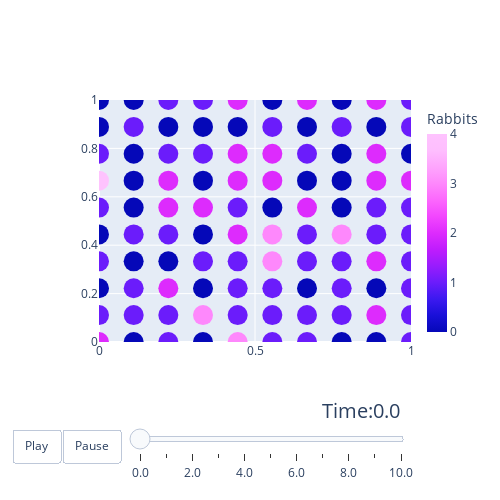

Notebook source saved alongside this figure:
### Markdown cell above
That plot is somewhat boring though, so lets plot the populations of `Rabbits` over time using Plotly anumation.

### Code cell
results.plot_species(
    # Set the target species to visualize
    species='Rabbits',
    
    # Set to True to use Plotly animation
    animated=True,
    
    # Set the size of the Particles
    size=20
)

### Figure 1 — Plotly figure (JSON) as saved in the notebook; plotly's stock layout.template omitted (floating-point values rounded to 4 significant figures)
{"data": [{"marker": {"color": [2, 1, 0, 1, 0, 1, 4, 1, 0, 0, 0, 1, 1, 0, 1, 0, 0, 0, 1, 0, 1, 1, 2, 0, 1, 2, 2, 1, 0, 1, 0, 3, 0, 1, 0, 2, 0, 1, 0, 1, 3, 1, 1, 1, 2, 1, 2, 2, 0, 2, 1, 1, 1, 3, 3, 0, 2, 2, 1, 0, 1, 1, 0, 1, 1, 2, 0, 1, 0, 2, 0, 1, 1, 1, 3, 0, 0, 0, 1, 0, 0, 2, 0, 2, 1, 1, 2, 2, 0, 2, 1, 1, 1, 1, 1, 1, 2, 0, 1, 1], "colorbar": {"thickness": 20, "title": {"text": "Rabbits"}}, "colorscale": [[0, "#0508b8"], [0.08333, "#1910d8"], [0.1667, "#3c19f0"], [0.25, "#6b1cfb"], [0.3333, "#981cfd"], [0.4167, "#bf1cfd"], [0.5, "#dd2bfd"], [0.5833, "#f246fe"], [0.6667, "#fc67fd"], [0.75, "#fe88fc"], [0.8333, "#fea5fd"], [0.9167, "#febefe"], [1, "#fec3fe"]], "size": 20}, "mode": "markers", "name": "Rabbits", "type": "scatter", "x": [0, 0, 0, 0, 0, 0, 0, 0, 0, 0, 0.1111, 0.1111, 0.1111, 0.1111, 0.1111, 0.1111, 0.1111, 0.1111, 0.1111, 0.1111, 0.2222, 0.2222, 0.2222, 0.2222, 0.2222, 0.2222, 0.2222, 0.2222, 0.2222, 0.2222, 0.3333, 0.3333, 0.3333, 0.3333, 0.3333, 0.3333, 0.3333, 0.3333, 0.3333, 0.3333, 0.4444, 0.4444, 0.4444, 0.4444, 0.4444, 0.4444, 0.4444, 0.4444, 0.4444, 0.4444, 0.5556, 0.5556, 0.5556, 0.5556, 0.5556, 0.5556, 0.5556, 0.5556, 0.5556, 0.5556, 0.6667, 0.6667, 0.6667, 0.6667, 0.6667, 0.6667, 0.6667, 0.6667, 0.6667, 0.6667, 0.7778, 0.7778, 0.7778, 0.7778, 0.7778, 0.7778, 0.7778, 0.7778, 0.7778, 0.7778, 0.8889, 0.8889, 0.8889, 0.8889, 0.8889, 0.8889, 0.8889, 0.8889, 0.8889, 0.8889, 1, 1, 1, 1, 1, 1, 1, 1, 1, 1], "y": [0, 0.1111, 0.2222, 0.3333, 0.4444, 0.5556, 0.6667, 0.7778, 0.8889, 1, 0, 0.1111, 0.2222, 0.3333, 0.4444, 0.5556, 0.6667, 0.7778, 0.8889, 1, 0, 0.1111, 0.2222, 0.3333, 0.4444, 0.5556, 0.6667, 0.7778, 0.8889, 1, 0, 0.1111, 0.2222, 0.3333, 0.4444, 0.5556, 0.6667, 0.7778, 0.8889, 1, 0, 0.1111, 0.2222, 0.3333, 0.4444, 0.5556, 0.6667, 0.7778, 0.8889, 1, 0, 0.1111, 0.2222, 0.3333, 0.4444, 0.5556, 0.6667, 0.7778, 0.8889, 1, 0, 0.1111, 0.2222, 0.3333, 0.4444, 0.5556, 0.6667, 0.7778, 0.8889, 1, 0, 0.1111, 0.2222, 0.3333, 0.4444, 0.5556, 0.6667, 0.7778, 0.8889, 1, 0, 0.1111, 0.2222, 0.3333, 0.4444, 0.5556, 0.6667, 0.7778, 0.8889, 1, 0, 0.1111, 0.2222, 0.3333, 0.4444, 0.5556, 0.6667, 0.7778, 0.8889, 1]}], "layout": {"height": 500, "scene": {"aspectmode": "data"}, "sliders": [{"active": 0, "currentvalue": {"font": {"size": 20}, "prefix": "Time:", "visible": true, "xanchor": "right"}, "len": 0.9, "pad": {"b": 10, "t": 50}, "steps": [{"args": [["0.0"], {"frame": {"duration": 500, "redraw": true}, "mode": "immediate", "transition": {"duration": 300}}], "label": "0.0", "method": "animate"}, {"args": [["1.0"], {"frame": {"duration": 500, "redraw": true}, "mode": "immediate", "transition": {"duration": 300}}], "label": "1.0", "method": "animate"}, {"args": [["2.0"], {"frame": {"duration": 500, "redraw": true}, "mode": "immediate", "transition": {"duration": 300}}], "label": "2.0", "method": "animate"}, {"args": [["3.0"], {"frame": {"duration": 500, "redraw": true}, "mode": "immediate", "transition": {"duration": 300}}], "label": "3.0", "method": "animate"}, {"args": [["4.0"], {"frame": {"duration": 500, "redraw": true}, "mode": "immediate", "transition": {"duration": 300}}], "label": "4.0", "method": "animate"}, {"args": [["5.0"], {"frame": {"duration": 500, "redraw": true}, "mode": "immediate", "transition": {"duration": 300}}], "label": "5.0", "method": "animate"}, {"args": [["6.0"], {"frame": {"duration": 500, "redraw": true}, "mode": "immediate", "transition": {"duration": 300}}], "label": "6.0", "method": "animate"}, {"args": [["7.0"], {"frame": {"duration": 500, "redraw": true}, "mode": "immediate", "transition": {"duration": 300}}], "label": "7.0", "method": "animate"}, {"args": [["8.0"], {"frame": {"duration": 500, "redraw": true}, "mode": "immediate", "transition": {"duration": 300}}], "label": "8.0", "method": "animate"}, {"args": [["9.0"], {"frame": {"duration": 500, "redraw": true}, "mode": "immediate", "transition": {"duration": 300}}], "label": "9.0", "method": "animate"}, {"args": [["10.0"], {"frame": {"duration": 500, "redraw": true}, "mode": "immediate", "transition": {"duration": 300}}], "label": "10.0", "method": "animate"}], "transition": {"duration": 300, "easing": "cubic-in-out"}, "x": 0.1, "xanchor": "left", "y": 0, "yanchor": "top"}], "updatemenus": [{"buttons": [{"args": [null, {"frame": {"duration": 500, "redraw": false}, "fromcurrent": true, "transition": {"duration": 300, "easing": "quadratic-in-out"}}], "label": "Play", "method": "animate"}, {"args": [[null], {"frame": {"duration": 0, "redraw": false}, "mode": "immediate", "transition": {"duration": 0}}], "label": "Pause", "method": "animate"}], "direction": "left", "pad": {"r": 10, "t": 87}, "showactive": false, "type": "buttons", "x": 0.1, "xanchor": "right", "y": 0, "yanchor": "top"}], "width": 500, "xaxis": {"range": [0, 1]}, "yaxis": {"range": [0, 1]}}}
